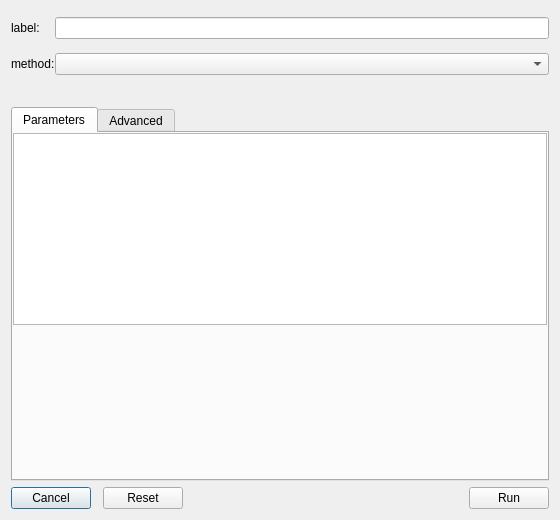
<?xml version="1.0" encoding="UTF-8"?>
<ui version="4.0">
 <class>dialog_new_clusters</class>
 <widget class="QDialog" name="dialog_new_clusters">
  <property name="geometry">
   <rect>
    <x>0</x>
    <y>0</y>
    <width>560</width>
    <height>520</height>
   </rect>
  </property>
  <property name="minimumSize">
   <size>
    <width>560</width>
    <height>520</height>
   </size>
  </property>
  <property name="windowTitle">
   <string>Run Clustering Algorithm</string>
  </property>
  <layout class="QVBoxLayout" name="layout_settings">
   <item>
    <widget class="QWidget" name="widget" native="true">
     <layout class="QVBoxLayout" name="verticalLayout">
      <property name="spacing">
       <number>6</number>
      </property>
      <property name="leftMargin">
       <number>0</number>
      </property>
      <property name="topMargin">
       <number>0</number>
      </property>
      <property name="rightMargin">
       <number>0</number>
      </property>
      <property name="bottomMargin">
       <number>0</number>
      </property>
      <item>
       <widget class="QWidget" name="widget" native="true">
        <layout class="QHBoxLayout" name="horizontalLayout">
         <property name="spacing">
          <number>6</number>
         </property>
         <property name="leftMargin">
          <number>0</number>
         </property>
         <property name="topMargin">
          <number>0</number>
         </property>
         <property name="rightMargin">
          <number>0</number>
         </property>
         <property name="bottomMargin">
          <number>0</number>
         </property>
        </layout>
       </widget>
      </item>
      <item>
       <widget class="QWidget" name="widget" native="true">
        <layout class="QVBoxLayout" name="verticalLayout_4">
         <property name="spacing">
          <number>0</number>
         </property>
         <property name="leftMargin">
          <number>0</number>
         </property>
         <property name="topMargin">
          <number>0</number>
         </property>
         <property name="rightMargin">
          <number>0</number>
         </property>
         <property name="bottomMargin">
          <number>12</number>
         </property>
         <item>
          <layout class="QGridLayout" name="gridLayout">
           <item row="0" column="0">
            <widget class="QLabel" name="label_label">
             <property name="text">
              <string>label:</string>
             </property>
            </widget>
           </item>
           <item row="0" column="1">
            <widget class="QLineEdit" name="edit_name"/>
           </item>
           <item row="1" column="1">
            <widget class="QLabel" name="label_error">
             <property name="font">
              <font>
               <italic>true</italic>
              </font>
             </property>
             <property name="styleSheet">
              <string notr="true">color: red</string>
             </property>
             <property name="alignment">
              <set>Qt::AlignmentFlag::AlignRight|Qt::AlignmentFlag::AlignTop|Qt::AlignmentFlag::AlignTrailing</set>
             </property>
             <property name="wordWrap">
              <bool>true</bool>
             </property>
            </widget>
           </item>
           <item row="2" column="0">
            <widget class="QLabel" name="label_method">
             <property name="text">
              <string>method:</string>
             </property>
            </widget>
           </item>
           <item row="2" column="1">
            <widget class="QComboBox" name="combo_method">
             <property name="toolTip">
              <string>Choose the algorithm used to group similar vectors.</string>
             </property>
            </widget>
           </item>
          </layout>
         </item>
         <item>
          <widget class="QLabel" name="label_description">
           <property name="wordWrap">
            <bool>true</bool>
           </property>
          </widget>
         </item>
        </layout>
       </widget>
      </item>
      <item>
       <widget class="QTabWidget" name="tabWidget">
        <property name="currentIndex">
         <number>0</number>
        </property>
        <widget class="QWidget" name="tab_parameters">
         <attribute name="title">
          <string>Parameters</string>
         </attribute>
         <layout class="QVBoxLayout" name="verticalLayout_2">
          <property name="leftMargin">
           <number>0</number>
          </property>
          <property name="topMargin">
           <number>0</number>
          </property>
          <property name="rightMargin">
           <number>0</number>
          </property>
          <property name="bottomMargin">
           <number>0</number>
          </property>
          <item alignment="Qt::AlignmentFlag::AlignTop">
           <widget class="QTableWidget" name="table_basic">
            <property name="sizePolicy">
             <sizepolicy hsizetype="Expanding" vsizetype="Expanding">
              <horstretch>0</horstretch>
              <verstretch>0</verstretch>
             </sizepolicy>
            </property>
            <property name="verticalScrollBarPolicy">
             <enum>Qt::ScrollBarPolicy::ScrollBarAlwaysOff</enum>
            </property>
            <property name="horizontalScrollBarPolicy">
             <enum>Qt::ScrollBarPolicy::ScrollBarAlwaysOff</enum>
            </property>
            <property name="sizeAdjustPolicy">
             <enum>QAbstractScrollArea::SizeAdjustPolicy::AdjustIgnored</enum>
            </property>
            <property name="alternatingRowColors">
             <bool>true</bool>
            </property>
            <property name="showGrid">
             <bool>false</bool>
            </property>
            <property name="gridRole" stdset="0">
             <string>subtle</string>
            </property>
            <attribute name="horizontalHeaderVisible">
             <bool>false</bool>
            </attribute>
            <attribute name="verticalHeaderVisible">
             <bool>false</bool>
            </attribute>
           </widget>
          </item>
         </layout>
        </widget>
        <widget class="QWidget" name="tab_advanced">
         <attribute name="title">
          <string>Advanced</string>
         </attribute>
         <layout class="QVBoxLayout" name="verticalLayout_3">
          <property name="leftMargin">
           <number>0</number>
          </property>
          <property name="topMargin">
           <number>0</number>
          </property>
          <property name="rightMargin">
           <number>0</number>
          </property>
          <property name="bottomMargin">
           <number>0</number>
          </property>
          <item alignment="Qt::AlignmentFlag::AlignTop">
           <widget class="QTableWidget" name="table_advanced">
            <property name="sizePolicy">
             <sizepolicy hsizetype="Expanding" vsizetype="Expanding">
              <horstretch>0</horstretch>
              <verstretch>0</verstretch>
             </sizepolicy>
            </property>
            <property name="verticalScrollBarPolicy">
             <enum>Qt::ScrollBarPolicy::ScrollBarAlwaysOff</enum>
            </property>
            <property name="horizontalScrollBarPolicy">
             <enum>Qt::ScrollBarPolicy::ScrollBarAlwaysOff</enum>
            </property>
            <property name="sizeAdjustPolicy">
             <enum>QAbstractScrollArea::SizeAdjustPolicy::AdjustIgnored</enum>
            </property>
            <property name="alternatingRowColors">
             <bool>true</bool>
            </property>
            <property name="showGrid">
             <bool>false</bool>
            </property>
            <property name="gridRole" stdset="0">
             <string>subtle</string>
            </property>
            <attribute name="horizontalHeaderVisible">
             <bool>false</bool>
            </attribute>
            <attribute name="verticalHeaderVisible">
             <bool>false</bool>
            </attribute>
           </widget>
          </item>
         </layout>
        </widget>
       </widget>
      </item>
     </layout>
    </widget>
   </item>
   <item>
    <widget class="QWidget" name="widget" native="true">
     <property name="sizePolicy">
      <sizepolicy hsizetype="Expanding" vsizetype="Fixed">
       <horstretch>0</horstretch>
       <verstretch>0</verstretch>
      </sizepolicy>
     </property>
     <layout class="QHBoxLayout" name="layout_run">
      <property name="spacing">
       <number>12</number>
      </property>
      <property name="leftMargin">
       <number>0</number>
      </property>
      <property name="topMargin">
       <number>0</number>
      </property>
      <property name="rightMargin">
       <number>0</number>
      </property>
      <property name="bottomMargin">
       <number>0</number>
      </property>
      <item>
       <widget class="QPushButton" name="button_close">
        <property name="sizePolicy">
         <sizepolicy hsizetype="Fixed" vsizetype="Fixed">
          <horstretch>0</horstretch>
          <verstretch>0</verstretch>
         </sizepolicy>
        </property>
        <property name="text">
         <string>Cancel</string>
        </property>
       </widget>
      </item>
      <item>
       <widget class="QPushButton" name="button_defaults">
        <property name="toolTip">
         <string>Restore the selected clustering method’s default parameters.</string>
        </property>
        <property name="sizePolicy">
         <sizepolicy hsizetype="Fixed" vsizetype="Fixed">
          <horstretch>0</horstretch>
          <verstretch>0</verstretch>
         </sizepolicy>
        </property>
        <property name="text">
         <string>Reset</string>
        </property>
       </widget>
      </item>
      <item>
       <spacer name="horizontalSpacer">
        <property name="orientation">
         <enum>Qt::Orientation::Horizontal</enum>
        </property>
        <property name="sizeHint" stdset="0">
         <size>
          <width>40</width>
          <height>20</height>
         </size>
        </property>
       </spacer>
      </item>
      <item>
       <widget class="QPushButton" name="button_run">
        <property name="sizePolicy">
         <sizepolicy hsizetype="Fixed" vsizetype="Fixed">
          <horstretch>0</horstretch>
          <verstretch>0</verstretch>
         </sizepolicy>
        </property>
        <property name="text">
         <string>Run</string>
        </property>
       </widget>
      </item>
     </layout>
    </widget>
   </item>
  </layout>
 </widget>
 <resources/>
 <connections/>
</ui>
